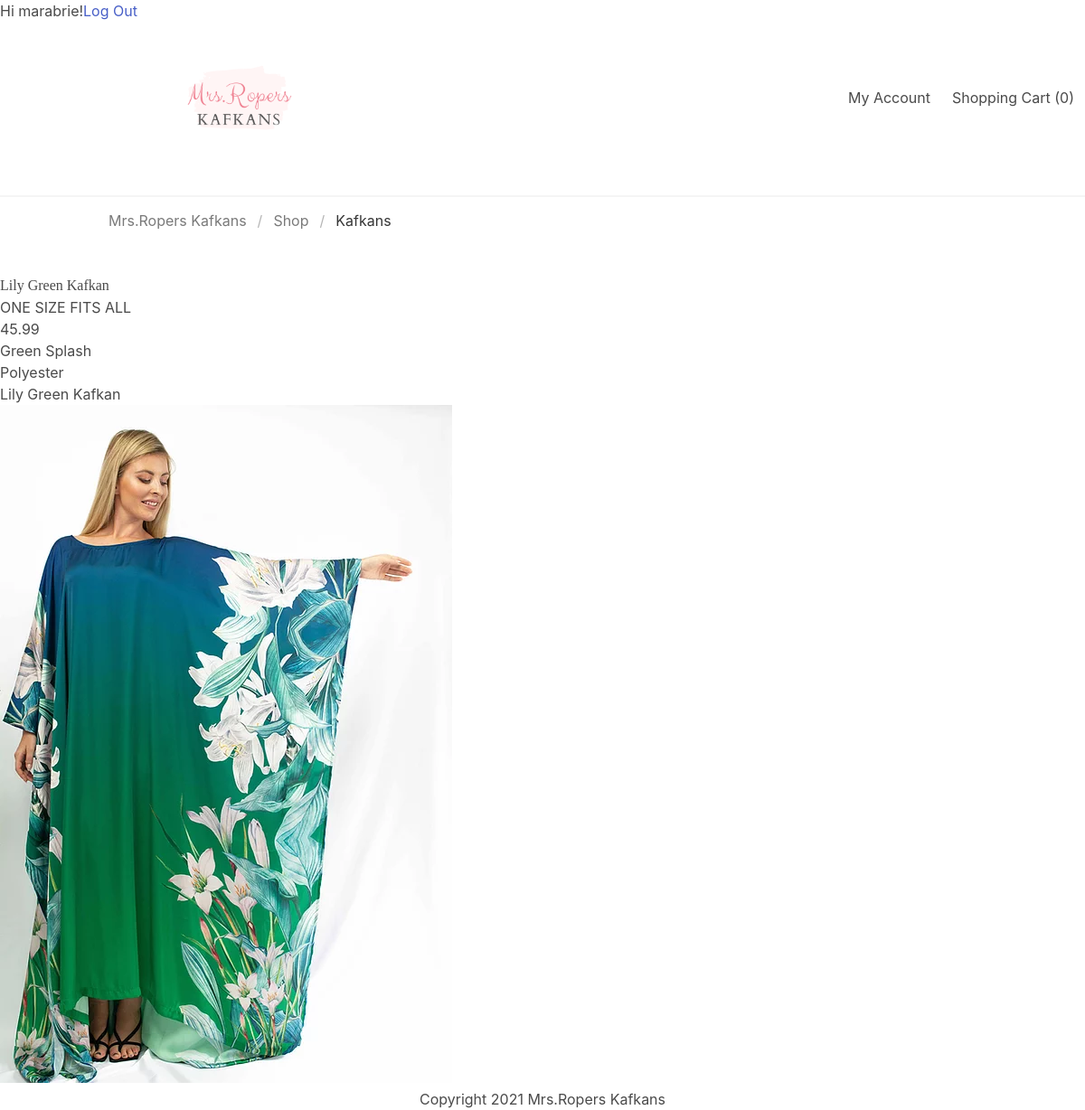
The app's page /kafkan/11/ (signed in) with its own data.
### accounts/models.py (models this page shows, shortened)
class CustomUser(AbstractUser):
    pass

### kafkan_store/models.py (models this page shows, shortened)
class Kafkan(models.Model):
    size = models.CharField(max_length=200)
    price = models.DecimalField(max_digits=10, decimal_places=2)
    color = models.CharField(max_length=100)
    material = models.CharField(max_length=100)
    name = models.CharField(max_length=250, blank=True)
    image = models.ImageField(upload_to="./media")
    author = models.ForeignKey(settings.AUTH_USER_MODEL, on_delete=CASCADE)
    class Meta:
        ordering = ['image']

### kafkan_store/views.py (the view)
# urls.py: path('kafkan/<int:pk>/', views.kafkan_detail, name='kafkan_detail'),
def kafkan_detail(request, pk):
    kafkan = get_object_or_404(Kafkan, pk=pk)
    return render(request, "kafkan_detail.html", {'kafkan': kafkan})

### templates/kafkan_detail.html (shortened to what this page needs)
{% extends 'base.html' %}
{% load static %}
{% block content %}
    <div class="kafkan-detail">
        <article class="kafkan">
            <h2>{{ kafkan.name }}</h2>
              <p>{{ kafkan.size }}</p>
              <p>{{ kafkan.price }}</p>
              <p>{{ kafkan.color }}</p>
              <p>{{ kafkan.material }}</p>
              <p>{{ kafkan.name }}</p>
              {% if kafkan.image %}
              <img src="{% static kafkan.image.url %}"></img>
              {% endif %}
            <br>
        </article>
</div>
{% endblock %}

### templates/base.html (shortened to what this page needs)
{% load static %}
<!DOCTYPE html>
<html>
    <head>
        <link rel="stylesheet" href="{% static 'css/style.css' %}">
        <link rel="stylesheet" type="text/css" href="https://cdn.jsdelivr.net/npm/bulma@0.9.3/css/bulma.min.css">
        <link rel="stylesheet" href="https://cdn.jsdelivr.net/npm/remixicon@2.5.0/fonts/remixicon.css" >
    </head>
    <body>
    <nav class="navbar has-shadow ">
         {% if user.is_authenticated %}
        Hi {{ user.username }}!
        <p><a href="{% url 'logout' %}">Log Out</a></p>
      {% else %}
        <p>You are not logged in</p>
        <a href="{% url 'login' %}">Log In</a> |
        <a id="signup" href="{% url 'signup' %}">Sign Up</a>
      {% endif %}
         <div class="navbar-brand">
            <a class="navbar-item">
                <nav class="level">
                <img src="/static/assets/MrsRopersKafkanslogo.png" alt="site logo"  style="max-height: 200px"  class="py-4 px-4">
                </nav>
            </a>
          </div>
          <div class="navbar-menu is-active" id="nav-links">
            <div class="navbar-end">
              <a class="navbar-item">My Account</a>
              <a class="navbar-item">Shopping Cart (0)</a>
          </div>
    </nav>
  <div class="section pt-4 pb-10">
    <nav class="breadcrumb" aria-label="breadcrumbs">
      <ul class="container is-size">
        <li><a class="has-text-grey">Mrs.Ropers Kafkans</a></li>
        <li><a class="has-text-grey">Shop</a></li>
        <li class="is-active"><a href="#">Kafkans</a></li>
      </ul>
    </nav>
  </div>
  {% block content %}
  {% endblock %}
  <footer class="class">
    <div class="content has-text-centered">
      <p>Copyright 2021 Mrs.Ropers Kafkans</p>
      </div>
  </footer>
</body>
</html>
</body>
</html>

### kafkan_store/static/css/style.css (style rules this page uses)
body { padding-left: 15px; }
h1, h2, h3, h4 { font-family: 'Lobster', cursive; }

### records on screen
CustomUser: username "marabrie"
Kafkan: name "Lily Green Kafkan", size "ONE SIZE FITS ALL", price "45.99", color "Green Splash", material "Polyester", image (picture)
